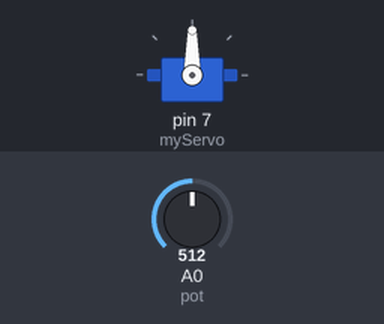
Recording of a sketch running on a simulated Arduino Uno, built with avr-gcc and run on an emulated ATmega328P. Shown: servo. Inputs (shaded band) come from the test bench; at power-on: A0 (pot) = 512. What the sketch prints to the serial monitor is not drawn.

Above: at 1.2 s.
1.3 s: A0 (pot) set to 716
At 2.5 s:
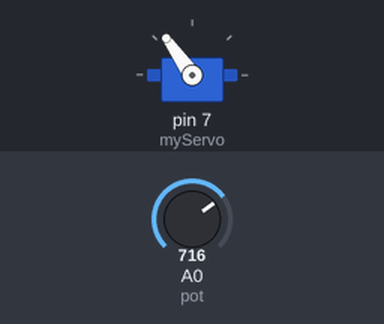
2.8 s: A0 (pot) set to 900
At 3.8 s:
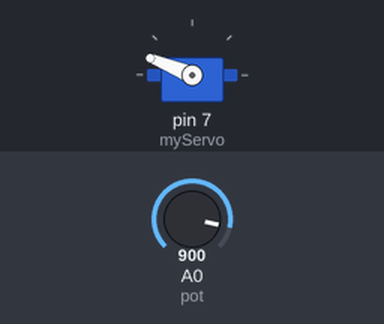
4.3 s: A0 (pot) set to 1023
At 4.9 s:
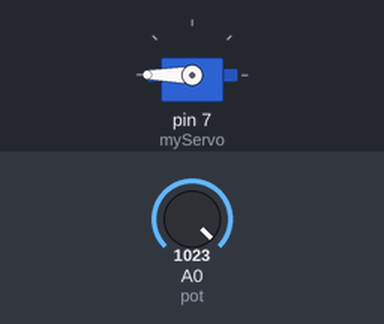
5.8 s: A0 (pot) set to 306
At 6.1 s:
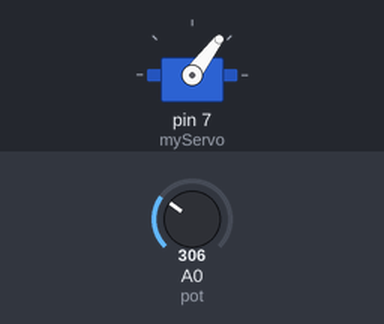
7.3 s: A0 (pot) set to 122
At 8.3 s:
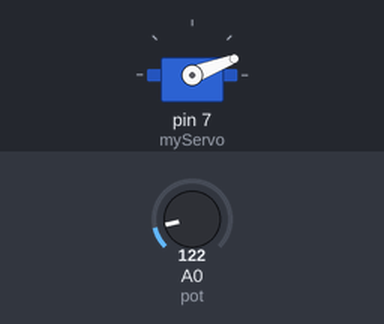
8.8 s: A0 (pot) set to 0
At 9.4 s:
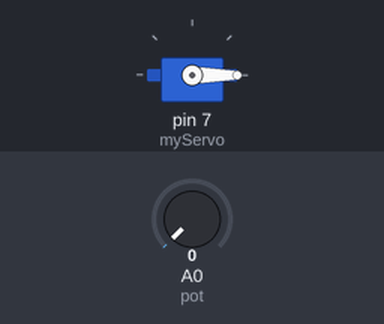
Timing chart, 0 to 11.3 s (numbered marks = the images above; inputs shaded):
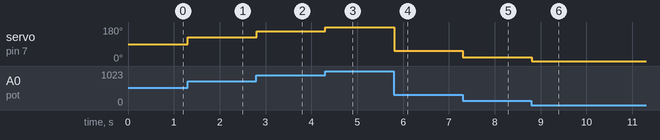

Measured:
- after the input at 1.3 s, servo on pin 7 (myServo): 90° → 125° at once
- after the input at 2.8 s, servo on pin 7 (myServo): 125° → 158° at once
- after the input at 4.3 s, servo on pin 7 (myServo): 158° → 180° at once
- after the input at 5.8 s, servo on pin 7 (myServo): 180° → 53° at once
- after the input at 7.3 s, servo on pin 7 (myServo): 53° → 21° at once
- after the input at 8.8 s, servo on pin 7 (myServo): 21° → 0° at once

The sketch:

Servo.ino
```cpp
#include<Servo.h>
Servo myServo;
int pot = A0;
int val;
int angle;
void setup() {
  myServo.attach(7);
  pinMode(pot, INPUT);
  Serial.begin(9600);

}

void loop() {
  val = analogRead(pot);
  angle = int((180.0/1023)*val);
  Serial.println(angle);
  myServo.write(angle);


}
```
